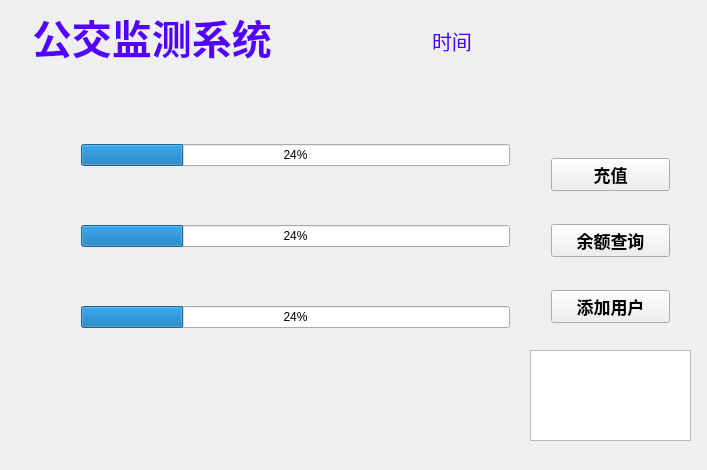
<?xml version="1.0" encoding="UTF-8"?>
<ui version="4.0">
 <class>Bus</class>
 <widget class="QWidget" name="Bus">
  <property name="geometry">
   <rect>
    <x>0</x>
    <y>0</y>
    <width>707</width>
    <height>470</height>
   </rect>
  </property>
  <property name="font">
   <font>
    <weight>50</weight>
    <bold>false</bold>
   </font>
  </property>
  <property name="windowTitle">
   <string>Bus</string>
  </property>
  <property name="styleSheet">
   <string notr="true"/>
  </property>
  <widget class="QLineEdit" name="TitleEdit">
   <property name="geometry">
    <rect>
     <x>30</x>
     <y>20</y>
     <width>541</width>
     <height>51</height>
    </rect>
   </property>
   <property name="font">
    <font>
     <pointsize>30</pointsize>
     <weight>75</weight>
     <bold>true</bold>
    </font>
   </property>
   <property name="styleSheet">
    <string notr="true">background-color:transparent;
border-style:transparent;
color: rgb(85, 0, 255);</string>
   </property>
   <property name="text">
    <string>公交监测系统</string>
   </property>
  </widget>
  <widget class="QWidget" name="layoutWidget">
   <property name="geometry">
    <rect>
     <x>540</x>
     <y>120</y>
     <width>141</width>
     <height>241</height>
    </rect>
   </property>
   <layout class="QVBoxLayout" name="verticalLayout">
    <item>
     <widget class="QPushButton" name="addBtn">
      <property name="font">
       <font>
        <pointsize>13</pointsize>
        <weight>75</weight>
        <bold>true</bold>
       </font>
      </property>
      <property name="styleSheet">
       <string notr="true"/>
      </property>
      <property name="text">
       <string>充值</string>
      </property>
     </widget>
    </item>
    <item>
     <widget class="QPushButton" name="findBtn">
      <property name="font">
       <font>
        <pointsize>13</pointsize>
        <weight>75</weight>
        <bold>true</bold>
       </font>
      </property>
      <property name="styleSheet">
       <string notr="true"/>
      </property>
      <property name="text">
       <string>余额查询</string>
      </property>
     </widget>
    </item>
    <item>
     <widget class="QPushButton" name="tjBtn">
      <property name="font">
       <font>
        <pointsize>13</pointsize>
        <weight>75</weight>
        <bold>true</bold>
       </font>
      </property>
      <property name="styleSheet">
       <string notr="true"/>
      </property>
      <property name="text">
       <string>添加用户</string>
      </property>
     </widget>
    </item>
   </layout>
  </widget>
  <widget class="QLineEdit" name="TimeEdit">
   <property name="geometry">
    <rect>
     <x>430</x>
     <y>30</y>
     <width>271</width>
     <height>31</height>
    </rect>
   </property>
   <property name="font">
    <font>
     <pointsize>15</pointsize>
    </font>
   </property>
   <property name="styleSheet">
    <string notr="true">background-color:transparent;
border-style:transparent;
color:rgb(85, 0, 255);</string>
   </property>
   <property name="text">
    <string>时间</string>
   </property>
  </widget>
  <widget class="QTextEdit" name="ServerEdit">
   <property name="geometry">
    <rect>
     <x>530</x>
     <y>350</y>
     <width>161</width>
     <height>91</height>
    </rect>
   </property>
   <property name="font">
    <font>
     <pointsize>12</pointsize>
    </font>
   </property>
   <property name="styleSheet">
    <string notr="true"/>
   </property>
  </widget>
  <widget class="QWidget" name="layoutWidget">
   <property name="geometry">
    <rect>
     <x>70</x>
     <y>80</y>
     <width>451</width>
     <height>314</height>
    </rect>
   </property>
   <layout class="QVBoxLayout" name="verticalLayout_2">
    <item>
     <widget class="QProgressBar" name="bus0Bar">
      <property name="styleSheet">
       <string notr="true">selection-color: qlineargradient(spread:pad, x1:0, y1:0, x2:1, y2:0, stop:0 rgba(255, 0, 0, 255), stop:0.166 rgba(255, 255, 0, 255), stop:0.333 rgba(0, 255, 0, 255), stop:0.5 rgba(0, 255, 255, 255), stop:0.666 rgba(0, 0, 255, 255), stop:0.833 rgba(255, 0, 255, 255), stop:1 rgba(255, 0, 0, 255));</string>
      </property>
      <property name="value">
       <number>24</number>
      </property>
     </widget>
    </item>
    <item>
     <widget class="QProgressBar" name="bus1Bar">
      <property name="value">
       <number>24</number>
      </property>
     </widget>
    </item>
    <item>
     <widget class="QProgressBar" name="bus2Bar">
      <property name="value">
       <number>24</number>
      </property>
     </widget>
    </item>
   </layout>
  </widget>
 </widget>
 <layoutdefault spacing="6" margin="11"/>
 <resources/>
 <connections/>
</ui>
